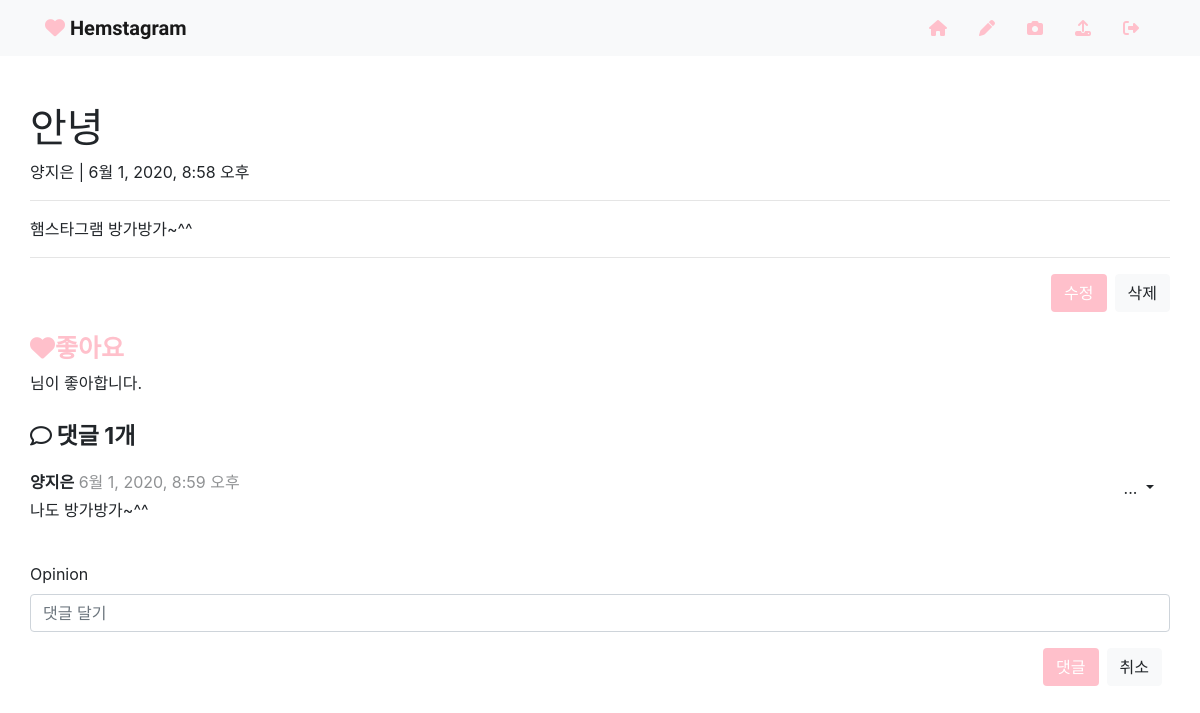
The page /articles/1/ (signed in) on the database as committed earlier.
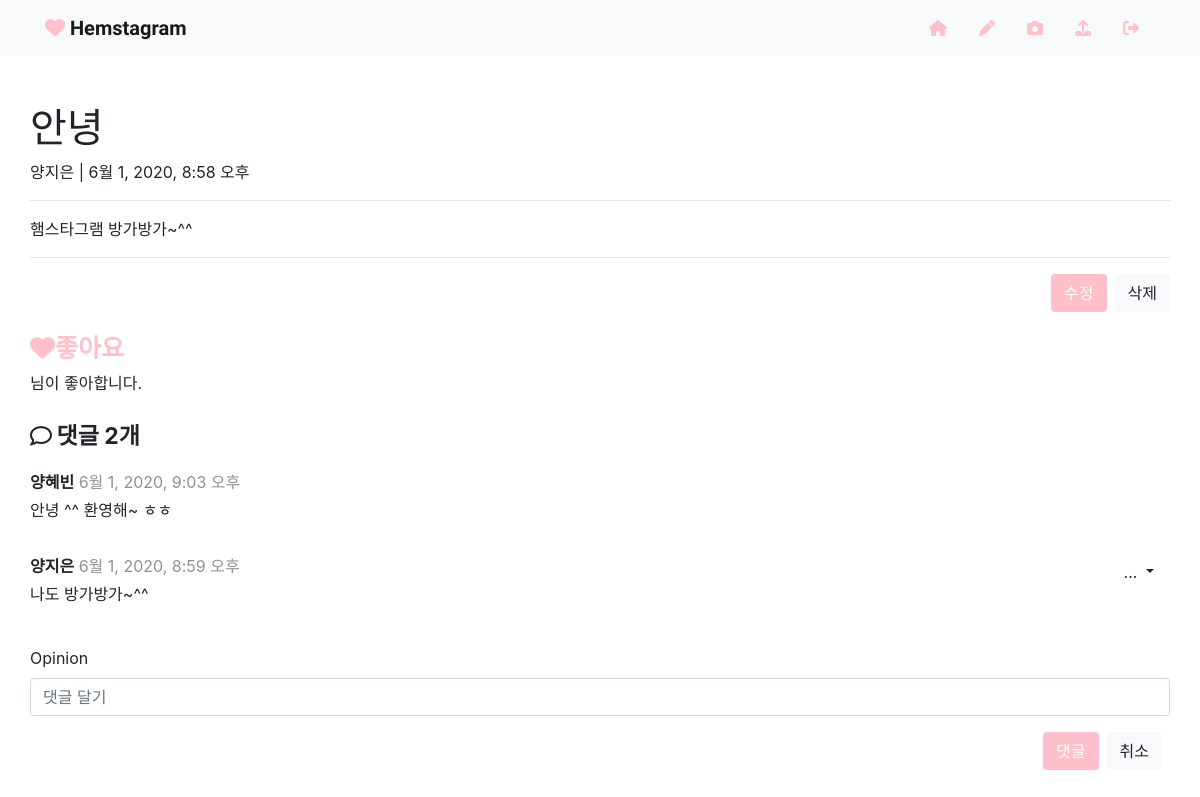
The same page on the database as committed later.
### articles/models.py (models this page shows)
class Article(models.Model):
    title = models.CharField(max_length=20)
    content = models.TextField()
    created_at = models.DateTimeField(auto_now_add=True)
    updated_at = models.DateTimeField(auto_now=True)
    author = models.ForeignKey(settings.AUTH_USER_MODEL, on_delete=models.CASCADE, related_name='my_articles')
    like_users = models.ManyToManyField(settings.AUTH_USER_MODEL, related_name='like_articles')

class Comment(models.Model):
    article = models.ForeignKey(Article, on_delete=models.CASCADE, related_name='comments')
    author = models.ForeignKey(settings.AUTH_USER_MODEL, on_delete=models.CASCADE, related_name='my_comments')
    opinion = models.CharField(max_length=100)
    created_at = models.DateTimeField(auto_now_add=True)
    updated_at = models.DateTimeField(auto_now=True)

### articles/views.py (the view)
# urls.py: path('<int:article_pk>/', views.article_detail, name='article_detail'),
@require_GET
@login_required
def article_detail(request, article_pk):
    article = get_object_or_404(Article, pk=article_pk)
    form = CommentForm()
    context = {
        'article': article,
        'form': form
    }
    return render(request, 'articles/article_detail.html', context)

### articles/forms.py
class CommentForm(forms.ModelForm):
    class Meta:
        model = Comment
        fields = ('opinion', )
        widgets = {
            'opinion': forms.TextInput(
                attrs={
                    'placeholder': '댓글 달기',
                }
            )
        }

### articles/templates/articles/article_detail.html (shortened to what this page needs)
{% extends 'base.html' %}
{% load bootstrap4 %}
{% load static %}
{% block static %}
<link rel="stylesheet" href="{% static 'css/article_form.css' %}">
<link rel="stylesheet" href="{% static 'css/article_detail.css' %}">
{% endblock %}
{% block body %}
    <h1>{{ article.title }}</h1>
    <p>{{ article.author }} | {{ article.created_at }}</p>
    <hr>
    <p>{{ article.content }}</p>
    <hr>
    {% if request.user == article.author %}
        <form action="{% url 'articles:delete_article' article.pk %}" method="POST">
            <div class="d-flex justify-content-end mb-4">
                <a class="btn btn-grad text-white mx-2" href="{% url 'articles:update_article' article.pk %}" role="button">수정</a>
            <button class="btn btn-light">삭제</button>
            </div>
        </form>
    {% endif %}
    <div class="mb-2">
        {% if request.user in article.like_users.all %}
            <i data-article_pk="{{ article.pk }}" id="likeArticleButton" class="fas fa-heart mr-2 like-btn">좋아요 해제</i>
        {% else %}
            <i data-article_pk="{{ article.pk }}" id="likeArticleButton" class="fas fa-heart mr-2 like-btn">좋아요</i>
        {% endif %}
    </div>
    <div class="mb-4">
        <span>
            님이 좋아합니다.
        </span>
    </div>
    <i class="far fa-comment comment-img"></i>
    <strong class="comment-count-info">댓글 {{ article.comments.count }}개</strong>
    {% for comment in article.comments.all|dictsortreversed:"created_at" %}
        <div class="d-flex justify-content-between mt-3">
            <div>
                <div class="mb-1">
                    <strong>{{ comment.author }}</strong>
                    <span class="text-option">{{ comment.created_at }}</span>
                </div>
                <p>{{ comment.opinion }}</p>
            </div>
            {% if request.user == comment.author %}
                <div class="dropdown mr-1">
                    <button type="button" class="btn btn-light dropdown-toggle comment-dropdown-img" id="dropdownMenuOffset" data-toggle="dropdown" aria-haspopup="true" aria-expanded="false" data-offset="10,20">
                      ...
                    </button>
                </div>
            {% endif %}
        </div>
    {% endfor %}
    <div class="mt-4">
        <form action="{% url 'articles:create_comment' article.pk %}" method="POST">
            {% bootstrap_form form layout='inline' %}
            <div class="d-flex justify-content-end">
                <button class="btn btn-grad text-white">댓글</button>
                <a class="btn btn-light mx-2 btn-cancel" href="{% url 'articles:article_detail' article.pk %}" role="button">취소</a>
            </div>
        </form>
    </div>
{% endblock %}

### templates/base.html (shortened to what this page needs)
{% load static %}
{% load bootstrap4 %}
<!doctype html>
<html lang="ko">
<head>
    <link rel="stylesheet" href="https://stackpath.bootstrapcdn.com/bootstrap/4.4.1/css/bootstrap.min.css">
    {% bootstrap_css %}
    {% block static %}
    {% endblock %}
</head>
<body>
    {% include '_nav.html' %}
    <div class="container mt-5 px-0" style="width=500px">
        {% block body %}
        {% endblock %}
    </div>
</body>
</html>

### templates/_nav.html
<nav class="navbar navbar-light bg-light">
    <div class="container">
        <a class="navbar-brand" href="{% url 'articles:article_list' %}" style="font-family: 'Dancing Script', cursive;">
            <i class="fas fa-heart" style="color:pink;"></i>
            <strong>Hemstagram</strong>
        </a>
        <ul class="nav justify-content-end">
          <li class="nav-item mx-3">
            <a href="{% url 'articles:article_list' %}" style="color:pink;"><i class="fas fa-home"></i></a>
          </li>
          <li class="nav-item mx-3">
            <a href="{% url 'articles:create_article' %}" style="color:pink;"><i class="fas fa-pen"></i></a>
          </li>
          <li class="nav-item mx-3">
            <a href="{% url 'photos:photo_list' %}" style="color:pink;"><i class="fas fa-camera"></i></a>
          </li>
          <li class="nav-item mx-3">
            <a href="{% url 'photos:create_photo' %}" style="color:pink;"><i class="fas fa-upload"></i></a>
          </li>
          {% if user.is_authenticated %}
            <li class="nav-item mx-3">
              <a href="{% url 'accounts:logout' %}" style="color:pink;"><i class="fas fa-sign-out-alt"></i></a>
            </li>
          {% else %}
            <li class="nav-item mx-3">
              <a href="{% url 'accounts:signup' %}" style="color:pink;"><i class="fas fa-user-plus"></i></a>
            </li>
          {% endif %}
        </ul>
    </div>
</nav>

### articles/static/css/article_form.css (style rules this page uses)
.btn-grad { background-color: pink; }

### articles/static/css/article_detail.css (style rules this page uses)
.like-btn { color: pink; font-size: 25px; }
.text-option { opacity: 0.5; }
.comment-img { font-size: 22px; }
.comment-count-info { font-size: 23px; }
.comment-dropdown-img { background-color: white; border: none; }
.btn-cancel { border-style: solid; }

Rows that differ between the two databases and show on the page:
computed for Article "안녕": comments.count "1" → "2"
added Comment: author "양혜빈", created_at "6월 1, 2020, 9:03 오후", opinion "안녕 ^^ 환영해~ ㅎㅎ"
